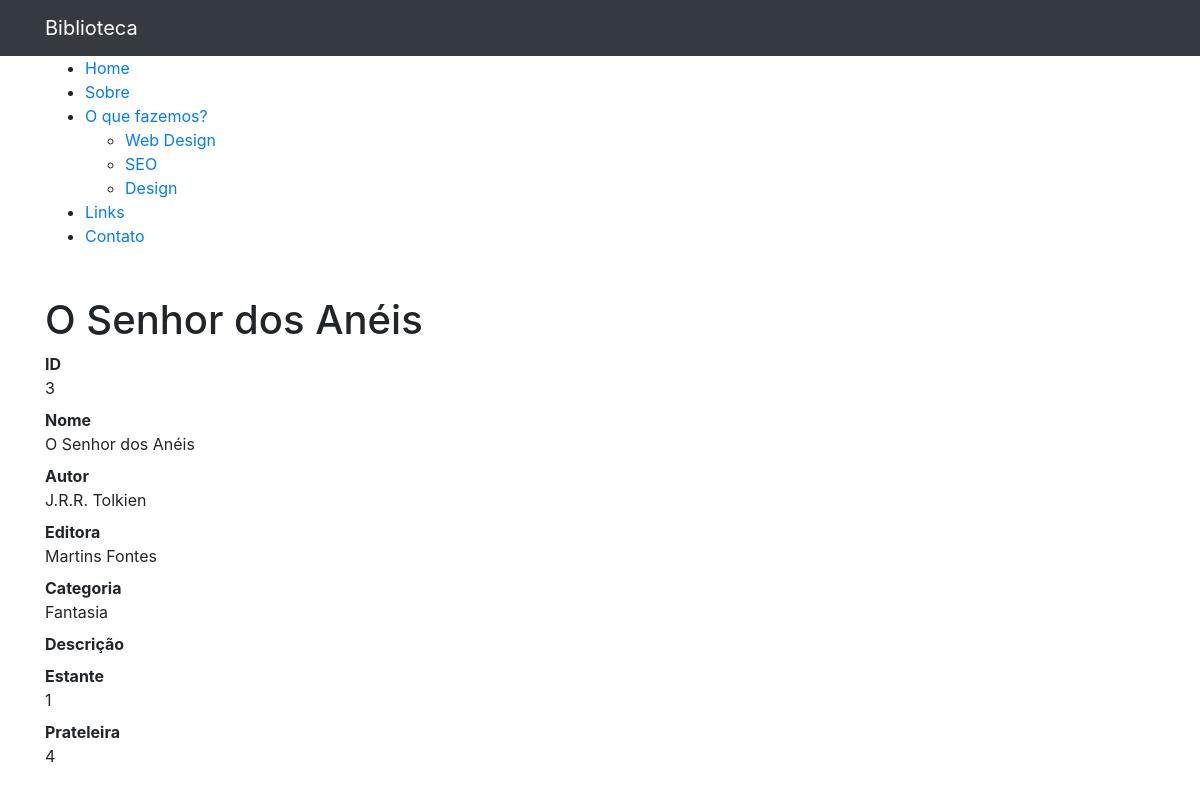
Screenshot of /3 (signed in) with the database file from the repository.
### contas/models.py (models this page shows, shortened)
class Livro(models.Model):
    titulo = models.CharField(max_length=150)
    autor = models.CharField(max_length=150)
    editora = models.CharField(max_length=100)
    descricao = models.TextField(blank=True)
    estante = models.IntegerField(default=0)
    prateleira = models.IntegerField(default=0)
    data_criacao = models.DateTimeField(default=timezone.now)
    categoria = models.ForeignKey(Categoria, on_delete=models.DO_NOTHING)
    mostrar = models.BooleanField(default=True)

class Categoria(models.Model):
    nome = models.CharField(max_length=100)
    def __str__(self):
        return self.nome

### contas/views.py (the view)
# urls.py: path('<int:livro_id>', views.ver_livro, name='ver_livro'),
@login_required(redirect_field_name='login')
def ver_livro(request, livro_id):
    livro = get_object_or_404(Livro, id=livro_id)
    if not livro.mostrar:
        raise Http404()
    return render(request, 'contas/ver_livro.html', {
        'livro': livro
    }) # Retorna e renderiza os iteráveis.

### contas/templates/contas/ver_livro.html (shortened to what this page needs)
{% extends 'base.html' %}
{% block conteudo %}
<h1 class="mt-5">{{ livro.titulo }} </h1>
      <dl>
        <dt>ID</dt>
        <dd>{{ livro.id }}</dd>
        <dt>Nome</dt>
        <dd>{{ livro.titulo }}</dd>
        <dt>Autor</dt>
        <dd>{{ livro.autor }}</dd>
        <dt>Editora</dt>
        <dd>{{ livro.editora }}</dd>
        <dt>Categoria</dt>
        <dd>{{ livro.categoria }}</dd>
        <dt>Descrição</dt>
        <dt>Estante</dt>
        <dd>{{ livro.estante }}</dd>
        <dt>Prateleira</dt>
        <dd>{{ livro.prateleira }}</dd>
      <br>
      <br>
      </dl>
{%endblock%}

### rows the page displays
Livro: titulo "O Senhor dos Anéis", id "3", autor "J.R.R. Tolkien", editora "Martins Fontes", categoria "Fantasia", estante "1", prateleira "4"
